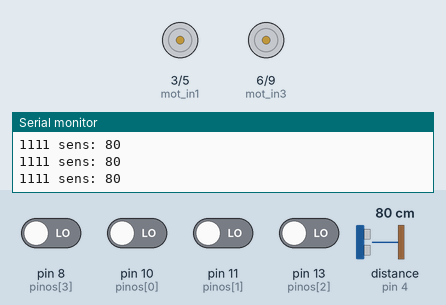
Recording of a sketch running on a simulated Arduino Uno, built with avr-gcc and run on an emulated ATmega328P. On the bench: motor-driver pin pairs drawn as motors (green arrow = first pin HIGH = forward, orange = second pin HIGH = backward, longer = more drive), the last lines printed to the serial monitor. The test bench sets the inputs (shaded band); at power-on: pin 8 (pinos[3]), pin 10 (pinos[0]), pin 11 (pinos[1]), pin 13 (pinos[2]) LOW, distance to the obstacle (sensor on pin 4) 80 cm. The echo pulse lasts 58.3 µs per cm.

Above: at 1.2 s.
1.3 s: distance to the obstacle (sensor on pin 4) set to 9 cm
4.3 s: distance to the obstacle (sensor on pin 4) set to 6 cm
At 4.9 s:
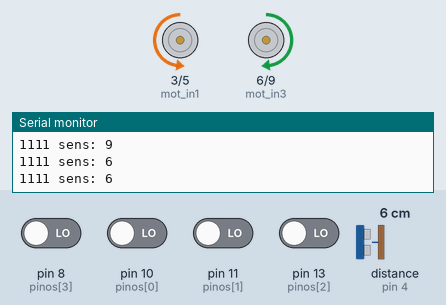
5.8 s: pin 8 (pinos[3]) driven HIGH and pin 10 (pinos[0]) driven HIGH and pin 11 (pinos[1]) driven HIGH and pin 13 (pinos[2]) driven HIGH
8.8 s: pin 11 (pinos[1]) driven LOW
At 9.9 s:
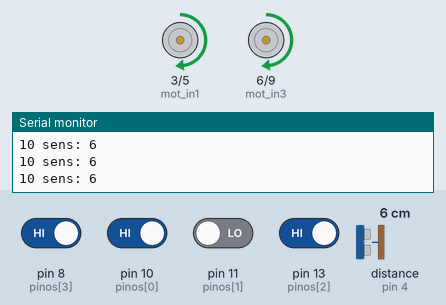
10.3 s: pin 13 (pinos[2]) driven LOW
At 11.5 s:
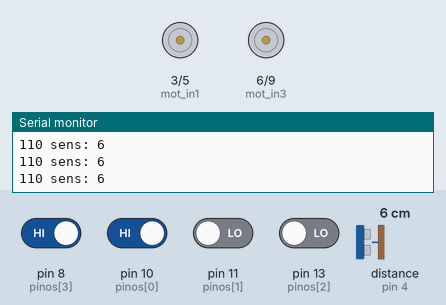
13.3 s: pin 11 (pinos[1]) driven HIGH
At 13.9 s:
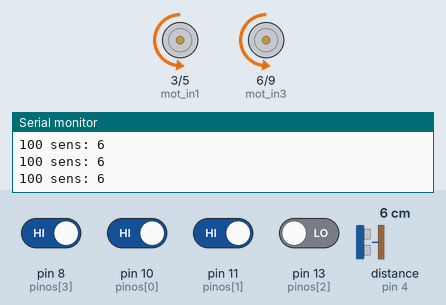
Timing chart, 0 to 15.8 s (numbered marks = the images above; inputs shaded):
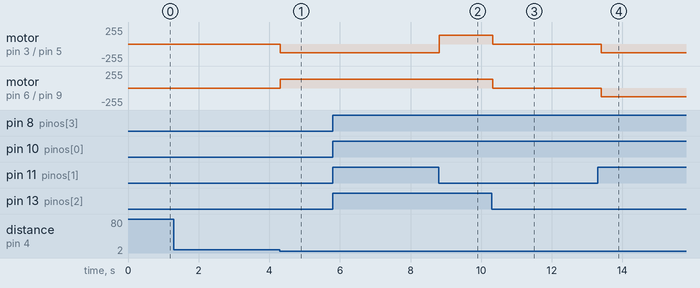

Measured:
- the behaviour switches between 8 and 7 cm on distance to the obstacle (sensor on pin 4) (found by bisection; images 0 and 1)
- after the input at 4.3 s, motor on pin 3 (mot_in1) / pin 5 (mot_in2): stopped → backward 130/255 at once; motor on pin 6 (mot_in3) / pin 9 (mot_in4): stopped → forward 130/255 at once
- after the input at 8.8 s, motor on pin 3 (mot_in1) / pin 5 (mot_in2): backward 130/255 → forward 130/255 at once
- after the input at 10.3 s, motor on pin 3 (mot_in1) / pin 5 (mot_in2), motor on pin 6 (mot_in3) / pin 9 (mot_in4): forward 130/255 → stopped at once
- after the input at 13.3 s, motor on pin 3 (mot_in1) / pin 5 (mot_in2), motor on pin 6 (mot_in3) / pin 9 (mot_in4): stopped → backward 130/255 after 0.10 s

The sketch:

Case.ino
```cpp
#include <Ultrasonic.h> //Incluindo a biblioteca do ultrasonic de erik simoes

// Definindo as portas dos sensores e da portas H
#define s_oeste 8     // cinza, OUT1
#define s_noroeste 13 // branco, OUT2
#define s_norte 12    // verde, OUT4
#define s_nordeste 11 // roxo, OUT3
#define s_leste 10    // verde, OUT5

// Motor 1 = esquerda; Motor 2 = direita
#define mot_in1 3 // amarelo, direita, tras
#define mot_in2 5 // branco, direita, frente
#define mot_in3 6 // laranja, esquerda, frente
#define mot_in4 9 // preto, esquerda, tras

// Usando array para colocar todos os pinos, coloquei os sensores em uma certa posição por causa do BitSwift em baixo
const int pinos[] = {10, 11, 13, 8, 12, 9, 6, 3, 5};

const int j = 130;       // PWM usado para a velocidade, min == 0 e max == 255
Ultrasonic sensor(7, 4); // trig == 7; echo == 4 | trig = amarel e ech = marrm

void setup()
{
  // Colocando os sensores como INPUT, e o resto como OUTPUT, tudo isso pelo array
  for (int i = 0; i < 5; i++)
    pinMode(pinos[i], INPUT);
  for (int i = 5; i < 9; i++)
    pinMode(pinos[i], OUTPUT);
  Serial.begin(9600);
}
void loop()
{
  // Essa parte é o bitSwift, criar uma variavel leitura do tipo byte, porem a gente so usa os bits dessa varaivel, a quantidade de bits depende de quantos sensores estao usando
  byte leitura = 0; // Definir sempre 0 quando definir algo como o for abaixo
  for (int i = 0; i < 4; i++)
    leitura |= digitalRead(pinos[i]) << i; // Colocando as entrada da tabela da verdade usando um bitshift automatico, o valor do i depende dos sensores
  leitura = (~leitura) & (0b00001111);     // Colocando um inversor para que funcione com a tabela da verdade, pq o sensor dectectar no branco, AND uma mascara para ir so os bits que eu quero
  Serial.print(leitura, BIN);
  Serial.print(" sens: ");
  Serial.println(sensor.read());

  if (sensor.read() <= 7) // desv_d(j); // Se o sensor dectar que esta distancia ativa a função de desviar

    // Condições que usa a melhor situação dos sensores, o bit mais da direita é o s_leste e o bit mais na esquerda é o s_oeste
    // Algumas tem if com OR por conta que eles fazem a mesma coisa na condição.
    // Condição de 0011 ou 1100: é o algoritimo de 90 graus, pensando que so vai ativar no 90
  switch (leitura) {
    case 0b0000: mot1_hor(j); mot2_hor(j); break;
    case 0b0010: mot1_hor(j); mot2_anti(j); break;
    case 0b0011:
      mot1_hor(j);
      mot2_hor(j);
      delay(200);
      while (digitalRead(s_norte) == 1)
      {
        mot1_hor(j);
        mot2_anti(j);
      }
      delay(100);
      break;
    case 0b0100: mot1_anti(j); mot2_hor(j); break;
    case 0b0110:
    case 0b1001: mot1_par(); mot2_par(); delay(100); break;
    case 0b1100:
      mot1_hor(j);
      mot2_hor(j);
      delay(200);
      while (digitalRead(s_norte) == 1)
      {
        mot1_anti(j);
        mot2_hor(j);
      }
      delay(100);
      break;
    case 0b1111: mot1_hor(j); mot2_hor(j); delay(300);
    default: break;
    }
}
/* NA TA USAND WHILE
switch (leitura) {
    case 0b0000: mot1_hor(j); mot2_hor(j); break;
    case 0b0010: mot1_hor(j); mot2_anti(j); break;
    case 0b0011:
      mot1_hor(j);
      mot2_hor(j);
      delay(200);
      while (digitalRead(s_norte) == 1)
      {
        mot1_hor(j);
        mot2_anti(j);
      }
      delay(100);
      break;
    case 0b0100: mot1_anti(j); mot2_hor(j); break;
    case 0b0110:
    case 0b1001: mot1_par(); mot2_par(); delay(100); break;
    case 0b1100:
      mot1_hor(j);
      mot2_hor(j);
      delay(200);
      while (digitalRead(s_norte) == 1)
      {
        mot1_anti(j);
        mot2_hor(j);
      }
      delay(100);
      break;
    case 0b1111: mot1_hor(j); mot2_hor(j); delay(300);
    default: break;
    } */

// Inicio das funções, para cada caso, totalizando 6 funções diferente
void mot1_anti(int velo) // Função para o motor da esquerda girar no sentido anti horario com a velocidade variavel
{
  analogWrite(mot_in4, velo);
  analogWrite(mot_in3, 0);
}
void mot1_hor(int velo) // Função para o motor da esquerda girar no sentido horario com a velocidade variavel
{
  analogWrite(mot_in4, 0);
  analogWrite(mot_in3, velo);
}
void mot1_par() // Função para o motor da esquerda ficar parado
{
  analogWrite(mot_in4, 0);
  analogWrite(mot_in3, 0);
}

void mot2_anti(int velo) // Função para o motor da direita girar no sentido anti horario com a velocidade variavel
{
  analogWrite(mot_in2, 0);
  analogWrite(mot_in1, velo);
}
void mot2_hor(int velo) // Função para o motor da direita girar no sentido horario com a velocidade variavel
{
  analogWrite(mot_in2, velo);
  analogWrite(mot_in1, 0);
}
void mot2_par() // Função para o motor da direita ficar parado
{
  analogWrite(mot_in1, 0);
  analogWrite(mot_in2, 0);
}

void desv_d(int velo) // Função para o robo desviar pela direita o obstaculo
{
  mot1_par();
  mot2_par();
  delay(200);
  mot1_hor(velo);
  mot2_anti(velo);
  delay(800);
  // while(digitalRead(s_norte) == 1){
  mot1_hor(velo);
  mot2_hor(velo);
  delay(2100);
  mot1_anti(velo);
  mot2_hor(velo);
  delay(800);
  mot1_hor(velo);
  mot2_hor(velo);
  delay(2000);
  mot1_anti(velo);
  mot2_hor(velo);
  delay(800);
  //}
}

// codigo de teste da entrada das condiçoes de switch
/***********
  #include <iostream>

using namespace std;

enum class byte : unsigned char {};

int main()
{
    loop:
    byte leitura = (byte) 0b0001;

    cout << "-------------" << endl;
    cout << endl;

    switch(leitura) {
        case (byte) 0b0000: cout << "condicao 1"; break;
        case (byte) 0b0001:
        case (byte) 0b0010: cout << "condicao 2"; break;
        case (byte) 0b0011: cout << "condicao 4"; break;
        case (byte) 0b0100:
        case (byte) 0b1000: cout << "condicao 5"; break;
        case (byte) 0b0110:
        case (byte) 0b1001: cout << "condicao 6"; break;
        case (byte) 0b1100: cout << "condicao 7"; break;
        default: cout << "condicao 8"; break;
    }

    //goto loop;

    return 0;
}
******/
```
